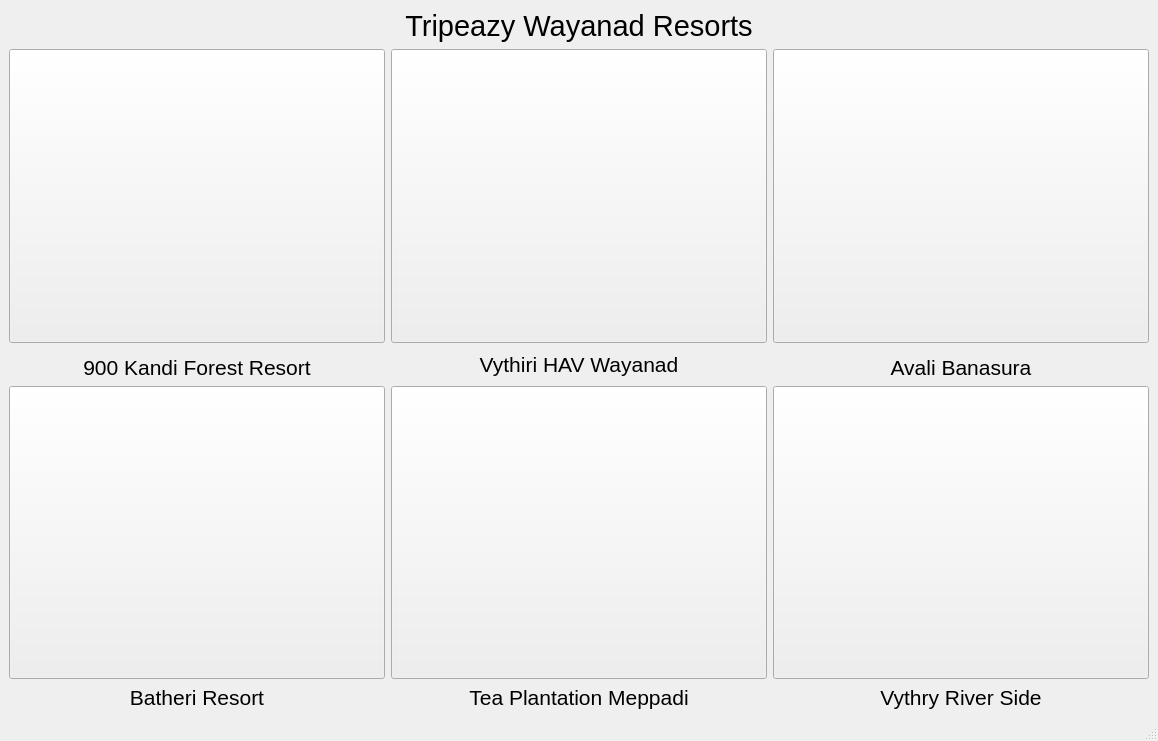
<?xml version="1.0" encoding="UTF-8"?>
<ui version="4.0">
 <class>MainWindow</class>
 <widget class="QMainWindow" name="MainWindow">
  <property name="geometry">
   <rect>
    <x>0</x>
    <y>0</y>
    <width>1158</width>
    <height>741</height>
   </rect>
  </property>
  <property name="windowTitle">
   <string>MainWindow</string>
  </property>
  <widget class="QWidget" name="centralwidget">
   <layout class="QGridLayout" name="gridLayout">
    <item row="3" column="2">
     <widget class="QLabel" name="label_4">
      <property name="font">
       <font>
        <pointsize>16</pointsize>
       </font>
      </property>
      <property name="text">
       <string>Avali Banasura</string>
      </property>
      <property name="textFormat">
       <enum>Qt::AutoText</enum>
      </property>
      <property name="alignment">
       <set>Qt::AlignCenter</set>
      </property>
     </widget>
    </item>
    <item row="5" column="0">
     <widget class="QLabel" name="label_6">
      <property name="font">
       <font>
        <pointsize>16</pointsize>
       </font>
      </property>
      <property name="text">
       <string>Batheri Resort</string>
      </property>
      <property name="textFormat">
       <enum>Qt::AutoText</enum>
      </property>
      <property name="alignment">
       <set>Qt::AlignCenter</set>
      </property>
     </widget>
    </item>
    <item row="0" column="0" colspan="3">
     <widget class="QLabel" name="label">
      <property name="font">
       <font>
        <pointsize>22</pointsize>
       </font>
      </property>
      <property name="text">
       <string>Tripeazy Wayanad Resorts</string>
      </property>
      <property name="alignment">
       <set>Qt::AlignCenter</set>
      </property>
     </widget>
    </item>
    <item row="4" column="0">
     <widget class="QPushButton" name="btnhotel_4">
      <property name="enabled">
       <bool>true</bool>
      </property>
      <property name="sizePolicy">
       <sizepolicy hsizetype="Expanding" vsizetype="Expanding">
        <horstretch>0</horstretch>
        <verstretch>0</verstretch>
       </sizepolicy>
      </property>
      <property name="text">
       <string/>
      </property>
      <property name="icon">
       <iconset resource="images.qrc">
        <normaloff>:/images/hotel_4_1.jpg</normaloff>:/images/hotel_4_1.jpg</iconset>
      </property>
      <property name="iconSize">
       <size>
        <width>700</width>
        <height>700</height>
       </size>
      </property>
     </widget>
    </item>
    <item row="1" column="1">
     <widget class="QPushButton" name="btnhotel_2">
      <property name="sizePolicy">
       <sizepolicy hsizetype="Expanding" vsizetype="Expanding">
        <horstretch>0</horstretch>
        <verstretch>0</verstretch>
       </sizepolicy>
      </property>
      <property name="text">
       <string/>
      </property>
      <property name="icon">
       <iconset resource="images.qrc">
        <normaloff>:/images/hotel_2_1.jpg</normaloff>:/images/hotel_2_1.jpg</iconset>
      </property>
      <property name="iconSize">
       <size>
        <width>700</width>
        <height>700</height>
       </size>
      </property>
     </widget>
    </item>
    <item row="1" column="0">
     <widget class="QPushButton" name="btnhotel_1">
      <property name="sizePolicy">
       <sizepolicy hsizetype="Expanding" vsizetype="Expanding">
        <horstretch>0</horstretch>
        <verstretch>0</verstretch>
       </sizepolicy>
      </property>
      <property name="text">
       <string/>
      </property>
      <property name="icon">
       <iconset resource="images.qrc">
        <normaloff>:/images/hotel_1_1.jpg</normaloff>:/images/hotel_1_1.jpg</iconset>
      </property>
      <property name="iconSize">
       <size>
        <width>600</width>
        <height>600</height>
       </size>
      </property>
     </widget>
    </item>
    <item row="5" column="2">
     <widget class="QLabel" name="label_5">
      <property name="font">
       <font>
        <pointsize>16</pointsize>
       </font>
      </property>
      <property name="text">
       <string>Vythry River Side</string>
      </property>
      <property name="textFormat">
       <enum>Qt::AutoText</enum>
      </property>
      <property name="alignment">
       <set>Qt::AlignCenter</set>
      </property>
     </widget>
    </item>
    <item row="4" column="2">
     <widget class="QPushButton" name="btnhotel_6">
      <property name="sizePolicy">
       <sizepolicy hsizetype="Expanding" vsizetype="Expanding">
        <horstretch>0</horstretch>
        <verstretch>0</verstretch>
       </sizepolicy>
      </property>
      <property name="text">
       <string/>
      </property>
      <property name="icon">
       <iconset resource="images.qrc">
        <normaloff>:/images/hotel_6_1.jpg</normaloff>:/images/hotel_6_1.jpg</iconset>
      </property>
      <property name="iconSize">
       <size>
        <width>700</width>
        <height>700</height>
       </size>
      </property>
     </widget>
    </item>
    <item row="4" column="1">
     <widget class="QPushButton" name="btnhotel_5">
      <property name="sizePolicy">
       <sizepolicy hsizetype="Expanding" vsizetype="Expanding">
        <horstretch>0</horstretch>
        <verstretch>0</verstretch>
       </sizepolicy>
      </property>
      <property name="text">
       <string/>
      </property>
      <property name="icon">
       <iconset resource="images.qrc">
        <normaloff>:/images/hotel_5_1.jpg</normaloff>:/images/hotel_5_1.jpg</iconset>
      </property>
      <property name="iconSize">
       <size>
        <width>600</width>
        <height>600</height>
       </size>
      </property>
     </widget>
    </item>
    <item row="5" column="1">
     <widget class="QLabel" name="label_7">
      <property name="font">
       <font>
        <pointsize>16</pointsize>
       </font>
      </property>
      <property name="text">
       <string>Tea Plantation Meppadi</string>
      </property>
      <property name="textFormat">
       <enum>Qt::AutoText</enum>
      </property>
      <property name="alignment">
       <set>Qt::AlignCenter</set>
      </property>
     </widget>
    </item>
    <item row="1" column="2">
     <widget class="QPushButton" name="btnhotel_3">
      <property name="sizePolicy">
       <sizepolicy hsizetype="Expanding" vsizetype="Expanding">
        <horstretch>0</horstretch>
        <verstretch>0</verstretch>
       </sizepolicy>
      </property>
      <property name="text">
       <string/>
      </property>
      <property name="icon">
       <iconset resource="images.qrc">
        <normaloff>:/images/hotel_3_1.jpg</normaloff>:/images/hotel_3_1.jpg</iconset>
      </property>
      <property name="iconSize">
       <size>
        <width>600</width>
        <height>600</height>
       </size>
      </property>
     </widget>
    </item>
    <item row="2" column="1" rowspan="2">
     <widget class="QLabel" name="label_3">
      <property name="font">
       <font>
        <pointsize>16</pointsize>
       </font>
      </property>
      <property name="text">
       <string>Vythiri HAV Wayanad</string>
      </property>
      <property name="textFormat">
       <enum>Qt::AutoText</enum>
      </property>
      <property name="alignment">
       <set>Qt::AlignCenter</set>
      </property>
     </widget>
    </item>
    <item row="3" column="0">
     <widget class="QLabel" name="label_2">
      <property name="font">
       <font>
        <pointsize>16</pointsize>
       </font>
      </property>
      <property name="text">
       <string>900 Kandi Forest Resort</string>
      </property>
      <property name="textFormat">
       <enum>Qt::AutoText</enum>
      </property>
      <property name="alignment">
       <set>Qt::AlignCenter</set>
      </property>
     </widget>
    </item>
   </layout>
  </widget>
  <widget class="QMenuBar" name="menubar">
   <property name="geometry">
    <rect>
     <x>0</x>
     <y>0</y>
     <width>1158</width>
     <height>21</height>
    </rect>
   </property>
  </widget>
  <widget class="QStatusBar" name="statusbar"/>
 </widget>
 <resources>
  <include location="images.qrc"/>
 </resources>
 <connections/>
</ui>
